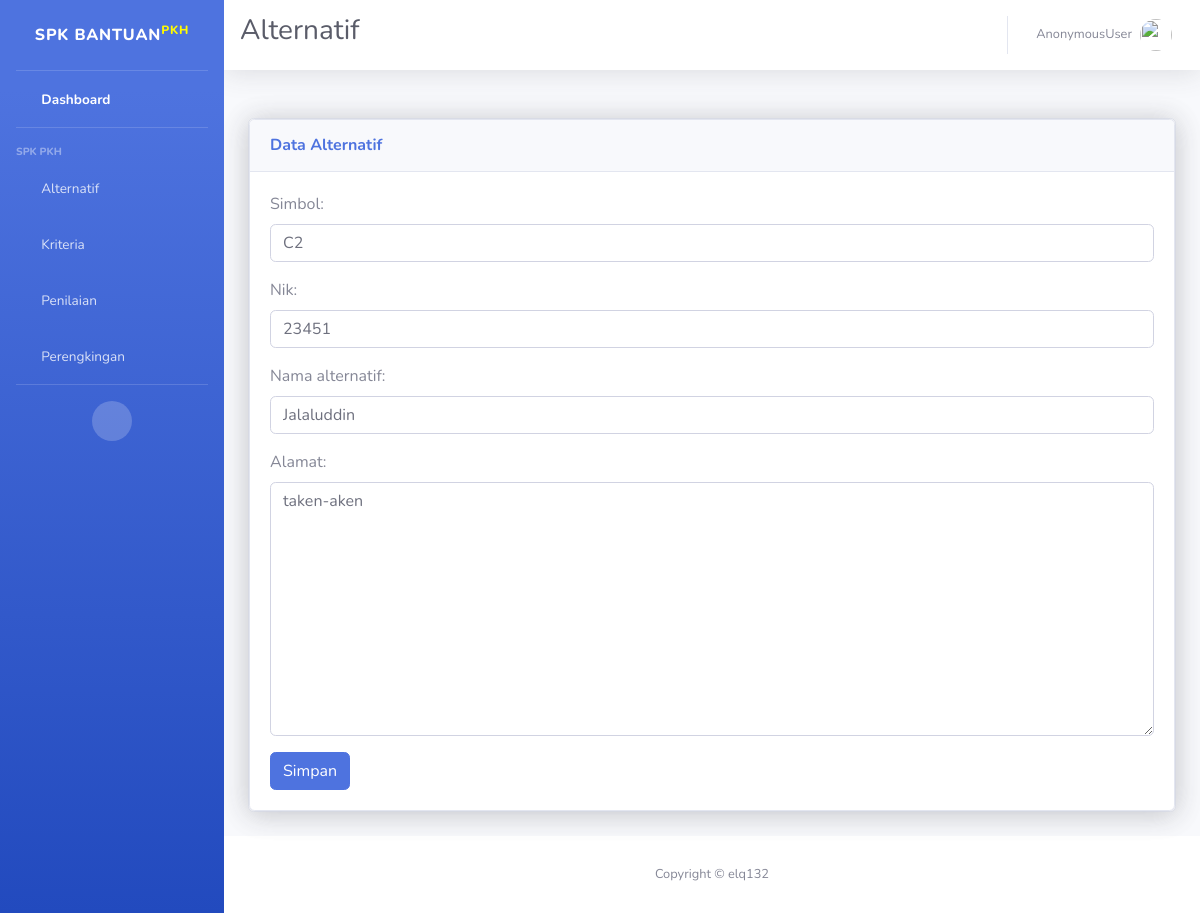
Page /dashboard/upalternatif/2 on the earlier database version.
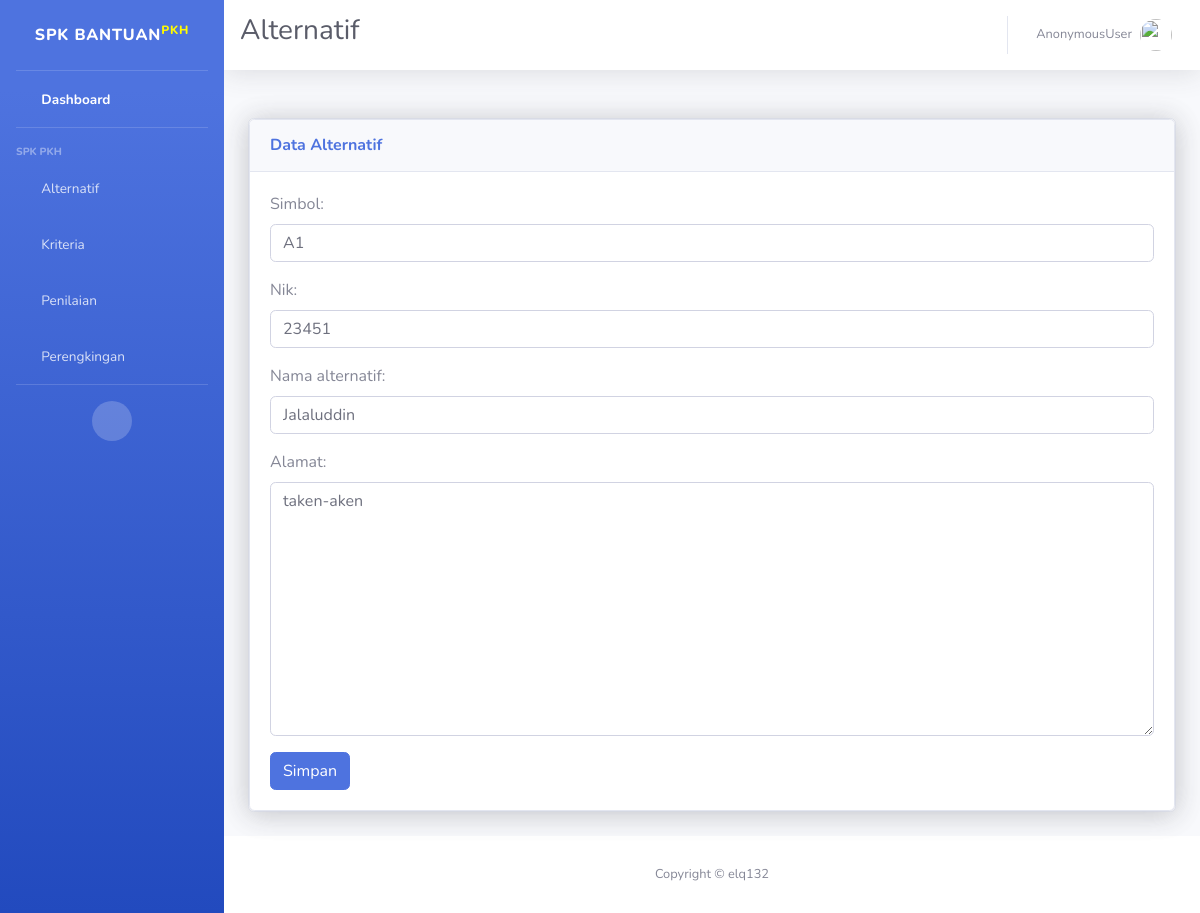
Same page on the later database version.
### SPK/models.py (models this page shows, shortened)
class Alternatif(models.Model):
    simbol          = models.CharField(max_length=50, unique=True)
    nik             = models.IntegerField()
    nama_alternatif = models.CharField(max_length=50, unique=True)
    alamat          = models.TextField()

### SPK/views.py (the view)
# urls.py: path('upalternatif/<int:id>', views.alternatif_update, name='upalternatif'),
def alternatif_update(request, id):
    alternatif = get_object_or_404(Alternatif, id=id)
    if request.method == 'POST':
        form = AlternatifForm(request.POST, instance=alternatif)
        if form.is_valid():
            form.save()
            return redirect('data:alternatif')
    else:
        form = AlternatifForm(instance=alternatif)
    return render(request, 'alternatif_form.html', {'form': form})

### SPK/forms.py
class AlternatifForm(forms.ModelForm):
    class Meta:
        model = Alternatif
        fields = '__all__'
        widgets = {
            'simbol': forms.TextInput(attrs={'class': 'form-control'}),
            'nik': forms.NumberInput(attrs={'class': 'form-control'}),
            'nama_alternatif': forms.TextInput(attrs={'class': 'form-control'}),
            'alamat': forms.Textarea(attrs={'class': 'form-control'}),
        }

### templates/alternatif_form.html (shortened to what the changed rows need)
{%load static%}
<!DOCTYPE html>
<html lang="en">
<head>
    <link href="{%static 'vendor/fontawesome-free/css/all.min.css'%}" rel="stylesheet" type="text/css">
    <link href="{%static 'css/sb-admin-2.min.css'%}" rel="stylesheet">
</head>
<body id="page-top">
    <div id="wrapper">
        <div id="content-wrapper" class="d-flex flex-column">
            <div id="content">
                <nav class="navbar navbar-expand navbar-light bg-white topbar mb-4 static-top shadow">
                    <div class=""><h1 class="h3 mb-0 text-gray-800">Alternatif<h1></div>
                </nav>
                <div class="container-fluid">
                    <div class="row">
                        <div class="col-xl-12 col-lg-9">
                            <div class="card shadow mb-4">
                                <div class="card shadow">
                                    <div class="card-body ">
                                        <form method="POST">
                                            {{ form.as_p }}
                                          </form>
                                    </div>
                                </div>
                            </div>
                        </div>
                    </div>
                </div>
            </div>
        </div>
    </div>
</body>
</html>

Differences in the rows shown:
changed Alternatif "Jalaluddin": simbol "C2" → "A1"
